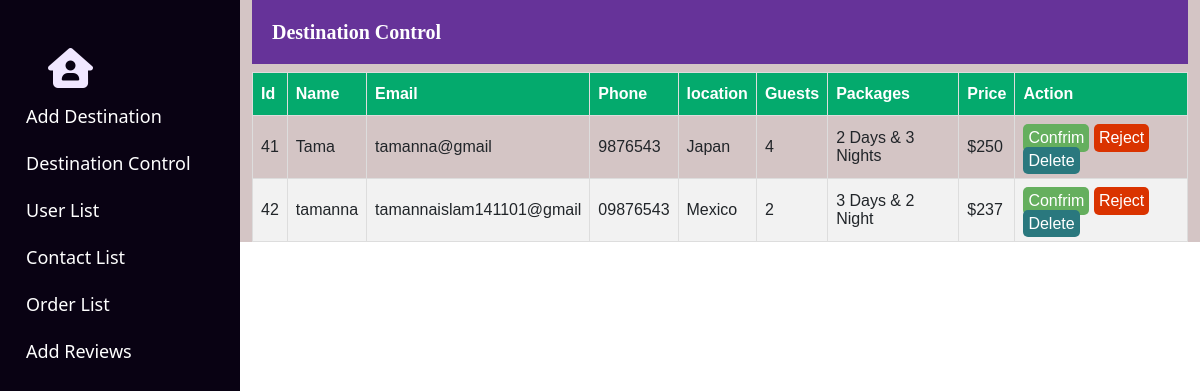
Screenshot of /dashboard/DestinationControl.php (signed in) with the database file from the repository.
### tables this page shows
CREATE TABLE `book_form` (
  `id` int(255) NOT NULL,
  `name` varchar(100) NOT NULL,
  `email` varchar(100) NOT NULL,
  `phone` varchar(100) NOT NULL,
  `address` varchar(100) NOT NULL,
  `location` varchar(255) NOT NULL,
  `guests` int(255) NOT NULL,
  `package` varchar(100) NOT NULL,
  `price` varchar(255) NOT NULL
);

### dashboard/DestinationControl.php (the view, shortened to what this page needs)
<?php
$conn = mysqli_connect('localhost','root','','travel') or die('connection failed');
?>
<link rel="stylesheet" href="style.css">
<section id="dashboard">
    <div>
        <?php
    @include 'sidenav.php';
    ?>
        <div class="content">
            <div id="destination-control">
                <div class="container">
                    <h6 class="title">Destination Control</h6>
                    <?php
$result=mysqli_query($conn,"SELECT * FROM book_form") or die ("Queary failed");
if(mysqli_num_rows($result)>0){
    ?>
                    <table cellpadding="7px" id="customers">
                        <thead>
                            <th>Id</th>
                            <th>Name</th>
                            <th>Email</th>
                            <th>Phone</th>
                            <th>location</th>
                            <th>Guests</th>
                            <th>Packages</th>
                            <th>Price</th>
                            <th>Action</th>
                        </thead>
                        <tbody>
                            <?php while ($row=mysqli_fetch_assoc($result))
            {
            ?>
                            <tr>
                                <td><?php echo $row['id'];?></td>
                                <td><?php echo $row['name'];?></td>
                                <td><?php echo $row['email'];?></td>
                                <td><?php echo $row['phone'];?></td>
                                <td><?php echo $row['location'];?></td>
                                <td><?php echo $row['guests'];?></td>
                                <td><?php echo $row['package'];?></td>
                                <td><?php echo $row['price'];?></td>
                                <td>
                                    <input type="submit" name="submit" id="btn" value="Confrim">
                                    <input type="submit" name="submit" id="btn1" value="Reject">
                                    <a href='delete-inline.php?id=<?php echo $row['id'];?>'
                                        onclick="return checkDelete()" class="btn3">Delete</a>
                                </td>
                            </tr>
                            <?php } ?>
                        </tbody>
                    </table>
                </div>
            </div>
            <?php
 }
 ?>
        </div>
    </div>
</section>
</body>

### dashboard/sidenav.php (shortened to what this page needs)
<link rel="stylesheet" href="https://cdnjs.cloudflare.com/ajax/libs/font-awesome/6.0.0/css/all.min.css"
 />
<link rel="stylesheet" href="../css/Dashboard.css">
<link rel="stylesheet" href="../css/bootstrap.min.css">
<div class="sidebar">
    <a class="brand" href="../index.php"><i class="fa-solid fa-house-user text-center mt-5 mx-5"></i></a>
    <ul>
        <li>
            <a href="AddDestination.php">Add Destination</a>
        </li>
        <li>
            <a href="DestinationControl.php">Destination Control</a>
        </li>
        <li>
            <a href="Users.php">User List</a>
        </li>
        <li>
            <a href="contact_list.php">Contact List</a>
        </li>
        <li>
            <a href="Order_list.php">Order List</a>
        </li>
        <li>
            <a href="AddReviews.php">Add Reviews</a>
        </li>
    </ul>
</div>

### dashboard/style.css (style rules this page uses)
#customers { font-family: Arial, Helvetica, sans-serif; border-collapse: collapse; width: 100%; }
#customers td, #customers th { border: 1px solid #ddd; padding: 8px; margin: 10px; }
#customers tr:nth-child(even) { background-color: #f2f2f2; }
#customers th { padding-top: 12px; padding-bottom: 12px; text-align: left; background-color: #04AA6D; color: white; }
#customers #btn { border-radius: 5px; background-color: rgb(101, 175, 94); color: #FFF; border: none; padding: 5px; }
#customers #btn1 { border-radius: 5px; background-color: rgb(218, 51, 0); color: #FFF; border: none; padding: 5px; }
#customers .btn3 { border-radius: 5px; background-color: rgb(42, 120, 126); color: #FFF; border: none; padding: 5px; text-decoration: none; }

### css/Dashboard.css (style rules this page uses)
* { box-sizing: border-box; }
#dashboard ul { padding: 0 1rem; }
#dashboard .sidebar { background: #090213; width: 20%; height: 100vh; position: fixed; }
#dashboard .sidebar .brand { color: #f0e7ff; font-size: 40px; text-decoration: none; font-family: serif; display: block; }
#dashboard .sidebar li { list-style: none; margin: 10px 5px; padding: 5px; }
#dashboard .sidebar li a { font-size: 18px; color: rgb(255, 255, 255); text-decoration: none; }
#dashboard .content { width: 80%; height: auto; background: #d4c5c5; position: absolute; right: 0; top: 0; }
#destination-control .title { background: rebeccapurple; color: white; padding: 20px; font-weight: 700; font-size: 20px; font-family: serif; }

### rows the page displays
book_form: id "41", name "Tama", email "tamanna@gmail", phone "9876543", location "Japan", guests "4", package "2 Days & 3 Nights", price "$250"
book_form: id "42", name "tamanna", email "tamannaislam141101@gmail", phone "09876543", location "Mexico", guests "2", package "3 Days & 2 Night", price "$237"
